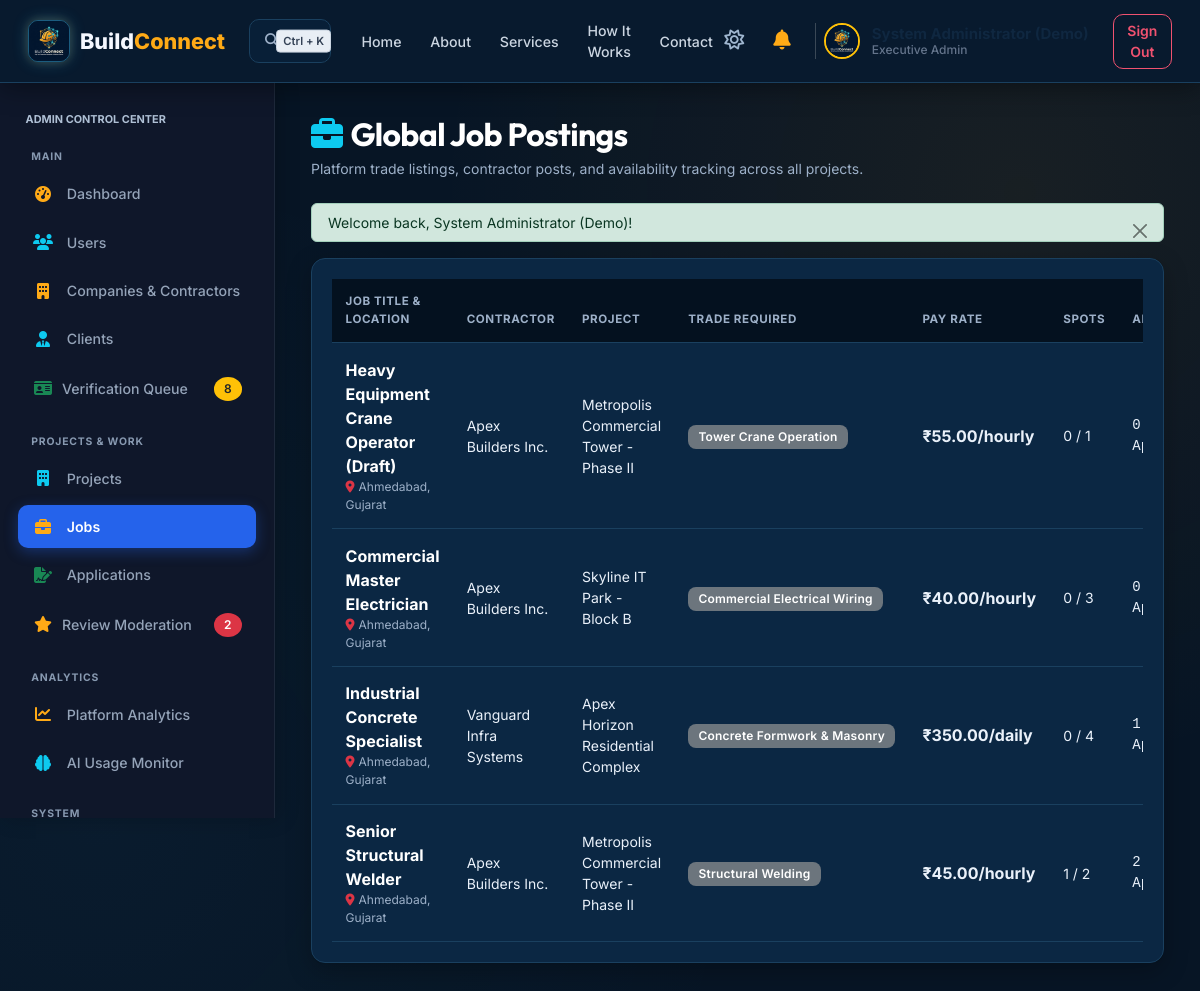
The page /admin/jobs.php (signed in) on the database its author committed.
### tables this page shows
CREATE TABLE IF NOT EXISTS users (
    id INT AUTO_INCREMENT PRIMARY KEY,
    name VARCHAR(100) NOT NULL,
    email VARCHAR(150) UNIQUE NOT NULL,
    password VARCHAR(255) NOT NULL,
    role ENUM('admin', 'contractor', 'worker', 'client') NOT NULL,
    phone VARCHAR(30) DEFAULT NULL,
    avatar VARCHAR(255) DEFAULT 'default_avatar.png',
    status ENUM('active', 'inactive', 'suspended') DEFAULT 'active',
    created_at TIMESTAMP DEFAULT CURRENT_TIMESTAMP,
    updated_at TIMESTAMP DEFAULT CURRENT_TIMESTAMP ON UPDATE CURRENT_TIMESTAMP,
    INDEX idx_user_email (email),
    INDEX idx_user_role (role),
    INDEX idx_user_created (created_at)
);

CREATE TABLE IF NOT EXISTS jobs (
    id INT AUTO_INCREMENT PRIMARY KEY,
    project_id INT NOT NULL,
    contractor_id INT NOT NULL,
    title VARCHAR(150) NOT NULL,
    trade_required VARCHAR(100) NOT NULL,
    description TEXT,
    pay_rate DECIMAL(10,2) NOT NULL,
    pay_type ENUM('hourly', 'daily', 'fixed') DEFAULT 'hourly',
    location VARCHAR(200) NOT NULL,
    city VARCHAR(100) DEFAULT NULL,
    state VARCHAR(100) DEFAULT NULL,
    employment_type VARCHAR(50) DEFAULT 'Full-Time',
    start_date DATE DEFAULT NULL,
    end_date DATE DEFAULT NULL,
    spots_available INT DEFAULT 1,
    spots_filled INT DEFAULT 0,
    status ENUM('draft', 'published', 'open', 'paused', 'closed', 'filled', 'cancelled') DEFAULT 'published',
    created_at TIMESTAMP DEFAULT CURRENT_TIMESTAMP,
    updated_at TIMESTAMP DEFAULT CURRENT_TIMESTAMP ON UPDATE CURRENT_TIMESTAMP,
    FOREIGN KEY (project_id) REFERENCES projects(id) ON DELETE CASCADE,
    FOREIGN KEY (contractor_id) REFERENCES users(id) ON DELETE CASCADE,
    INDEX idx_job_status (status),
    INDEX idx_job_created (created_at)
);

CREATE TABLE IF NOT EXISTS projects (
    id INT AUTO_INCREMENT PRIMARY KEY,
    contractor_id INT NOT NULL,
    client_id INT DEFAULT NULL,
    title VARCHAR(150) NOT NULL,
    description TEXT,
    location VARCHAR(200) NOT NULL,
    address VARCHAR(255) DEFAULT NULL,
    city VARCHAR(100) DEFAULT 'Ahmedabad',
    state VARCHAR(100) DEFAULT 'Gujarat',
    postal_code VARCHAR(20) DEFAULT '380054',
    location_lat DECIMAL(10,7) DEFAULT 23.0225,
    location_lng DECIMAL(10,7) DEFAULT 72.5714,
    budget DECIMAL(12,2) NOT NULL,
    start_date DATE DEFAULT NULL,
    end_date DATE DEFAULT NULL,
    status ENUM('pending', 'planning', 'active', 'in_progress', 'on_hold', 'completed', 'cancelled') DEFAULT 'in_progress',
    progress_percent INT DEFAULT 0,
    qr_code_token VARCHAR(64) UNIQUE,
    created_at TIMESTAMP DEFAULT CURRENT_TIMESTAMP,
    updated_at TIMESTAMP DEFAULT CURRENT_TIMESTAMP ON UPDATE CURRENT_TIMESTAMP,
    FOREIGN KEY (contractor_id) REFERENCES users(id) ON DELETE CASCADE,
    FOREIGN KEY (client_id) REFERENCES users(id) ON DELETE SET NULL,
    INDEX idx_project_status (status),
    INDEX idx_project_city (city),
    INDEX idx_project_state (state),
    INDEX idx_project_coords (location_lat, location_lng),
    INDEX idx_project_created (created_at)
);

### admin/jobs.php (the view, shortened to what the rows shown need)
<?php
require_once __DIR__ . '/../includes/auth.php';
require_once __DIR__ . '/../includes/header.php';
require_once __DIR__ . '/../includes/navbar.php';
$db = getDB();
$stmt = $db->prepare("
    SELECT j.*, p.title as project_title, c.company_name, u.name as contractor_user_name,
           (SELECT COUNT(*) FROM job_applications ja WHERE ja.job_id = j.id) as app_count
    FROM jobs j
    LEFT JOIN projects p ON j.project_id = p.id
    LEFT JOIN users u ON j.contractor_id = u.id
    LEFT JOIN contractors c ON u.id = c.user_id
    ORDER BY j.id DESC
");
$stmt->execute();
$jobs = $stmt->fetchAll();
?>
<div class="bc-layout">
    <?php require_once __DIR__ . '/../includes/sidebar.php'; ?>
    <main class="bc-main-content">
        <div class="d-flex justify-content-between align-items-center mb-4">
            <div>
                <h1 class="h2 fw-bold text-white mb-1"><i class="fa-solid fa-briefcase text-info me-2"></i>Global Job Postings</h1>
            </div>
        </div>
        <div class="bc-card p-4">
            <div class="table-responsive">
                <table class="table table-custom align-middle mb-0">
                    <thead>
                        <tr>
                            <th>Job Title & Location</th>
                            <th>Contractor</th>
                            <th>Project</th>
                            <th>Trade Required</th>
                            <th>Pay Rate</th>
                            <th>Spots</th>
                            <th>Applicants</th>
                        </tr>
                    </thead>
                    <tbody>
                        <?php if (empty($jobs)): ?>
                            <tr><td colspan="9" class="text-center py-4 text-muted">No job postings recorded in database.</td></tr>
                        <?php else: ?>
                            <?php foreach ($jobs as $j): ?>
                                <tr>
                                    <td>
                                        <div class="fw-bold text-white"><?= e($j['title']) ?></div>
                                        <div class="text-muted extra-small"><i class="fa-solid fa-location-dot me-1 text-danger"></i><?= e($j['city'] ? "{$j['city']}, {$j['state']}" : $j['location']) ?></div>
                                    </td>
                                    <td class="small text-muted"><?= e($j['company_name'] ?: $j['contractor_user_name']) ?></td>
                                    <td class="small text-muted"><?= e($j['project_title']) ?></td>
                                    <td><span class="badge bg-secondary"><?= e($j['trade_required']) ?></span></td>
                                    <td class="fw-bold text-warning"><?= format_currency($j['pay_rate']) ?>/<?= e($j['pay_type']) ?></td>
                                    <td class="small text-muted"><?= (int)$j['spots_filled'] ?> / <?= (int)$j['spots_available'] ?></td>
                                    <td class="small text-light font-monospace"><?= (int)$j['app_count'] ?> Applications</td>
                                </tr>
                            <?php endforeach; ?>
                        <?php endif; ?>
                    </tbody>
                </table>
            </div>
        </div>
    </main>
</div>
<?php require_once __DIR__ . '/../includes/footer.php'; ?>

### includes/navbar.php (shortened to what the rows shown need)
<?php
$user = get_logged_user();
?>
<nav class="bc-navbar bc-navbar-modern d-flex align-items-center justify-content-between">
    <div class="d-flex align-items-center gap-3">
        <?php if ($user):
            $user_role_label = ucfirst($user['role']);
            if ($user['role'] === 'admin') $user_role_label = 'Executive Admin';
            elseif ($user['role'] === 'client') $user_role_label = 'Client';
            elseif ($user['role'] === 'worker') $user_role_label = 'Worker';
            elseif ($user['role'] === 'contractor') $user_role_label = 'Contractor';
            $user_avatar = (!empty($user['avatar']) && file_exists(__DIR__ . '/../assets/images/' . $user['avatar'])) ? $user['avatar'] : 'logo.png';
        ?>
            <button class="btn btn-sm btn-link text-slate-400 p-1 text-decoration-none d-none d-sm-inline-block" type="button" title="Toggle Light/Dark Theme">
                <i class="fa-regular fa-sun fs-5" style="color: #9FB6CF;"></i>
            </button>
            <div class="dropdown">
                <button class="btn btn-outline-secondary btn-sm position-relative text-light border-0" type="button" id="notifDropdown" data-bs-toggle="dropdown" aria-expanded="false">
                    <i class="fa-solid fa-bell text-warning fs-5" style="color: #FFAA16 !important;"></i>
                </button>
            </div>
            <div class="d-flex align-items-center gap-2 ps-2 border-start border-secondary border-opacity-50">
                <img src="<?= BASE_URL ?>/assets/images/<?= sanitize($user_avatar) ?>" alt="Avatar" class="rounded-circle border border-2 border-warning" style="width: 36px; height: 36px; object-fit: cover;">
                <div class="profile-info text-start d-flex flex-column justify-content-center ms-1 me-1" style="line-height: 1.2; min-width: 130px; flex-shrink: 0; display: flex !important; visibility: visible !important; opacity: 1 !important;">
                    <div class="fw-bold profile-name bc-user-name" style="color: #0F2740 !important; font-weight: 700 !important; font-size: 15px !important; opacity: 1 !important; visibility: visible !important; display: block !important; white-space: nowrap;"><?= sanitize($user['name'] ?? 'User') ?></div>
                    <div class="extra-small profile-role bc-user-role" style="color: #64748B !important; font-size: 12px !important; font-weight: 500 !important; opacity: 1 !important; visibility: visible !important; display: block !important; white-space: nowrap;"><?= sanitize($user_role_label) ?></div>
                </div>
            </div>
            <a href="<?= BASE_URL ?>/logout.php" class="btn btn-outline-danger btn-sm ms-1">Sign Out</a>
        <?php endif; ?>
    </div>
</nav>

### includes/sidebar.php (shortened to what the rows shown need)
<?php
$user = get_logged_user();
$is_worker = ($user && isset($user['role']) && $user['role'] === ROLE_WORKER);
$is_admin  = ($user && isset($user['role']) && $user['role'] === ROLE_ADMIN);
$is_client = ($user && isset($user['role']) && $user['role'] === ROLE_CLIENT);
$is_contractor = ($user && isset($user['role']) && $user['role'] === ROLE_CONTRACTOR);
$sidebar_class = 'bc-sidebar';
$sidebar_id = '';
if ($is_worker) {
    $sidebar_class .= ' bc-sidebar-worker';
    $sidebar_id = 'id="bc-worker-sidebar"';
} elseif ($is_admin) {
    $sidebar_class .= ' bc-sidebar-admin';
    $sidebar_id = 'id="bc-admin-sidebar"';
} elseif ($is_client) {
    $sidebar_class .= ' bc-sidebar-client';
    $sidebar_id = 'id="bc-client-sidebar"';
} elseif ($is_contractor) {
    $sidebar_class .= ' bc-sidebar-contractor';
    $sidebar_id = 'id="bc-contractor-sidebar"';
}
?>
<aside class="<?= $sidebar_class ?>" <?= $sidebar_id ?>>
    <div class="px-2 mb-3">
        <div class="text-uppercase text-muted extra-small fw-bold tracking-wider" style="font-size: 0.68rem; color: var(--bc-text-secondary) !important;">
            <?= $user ? sanitize(strtoupper($user['role'])) . ' CONTROL CENTER' : 'NAVIGATION' ?>
        </div>
    </div>
</aside>

### rows shown on the page
users: role "Executive Admin", role "ADMIN"
jobs: title "Heavy Equipment Crane Operator (Draft)", city+state "Ahmedabad, Gujarat", contractor_user_name "Apex Builders Inc.", project.title "Metropolis Commercial Tower - Phase II", trade_required "Tower Crane Operation", pay_rate "₹55.00", pay_type "hourly", spots_filled "0", spots_available "1", app_count "0"
jobs: title "Commercial Master Electrician", city+state "Ahmedabad, Gujarat", contractor_user_name "Apex Builders Inc.", project.title "Skyline IT Park - Block B", trade_required "Commercial Electrical Wiring", pay_rate "₹40.00", pay_type "hourly", spots_filled "0", spots_available "3", app_count "0"
jobs: title "Industrial Concrete Specialist", city+state "Ahmedabad, Gujarat", contractor_user_name "Vanguard Infra Systems", project.title "Apex Horizon Residential Complex", trade_required "Concrete Formwork & Masonry", pay_rate "₹350.00", pay_type "daily", spots_filled "0", spots_available "4", app_count "1"
jobs: title "Senior Structural Welder", city+state "Ahmedabad, Gujarat", contractor_user_name "Apex Builders Inc.", project.title "Metropolis Commercial Tower - Phase II", trade_required "Structural Welding", pay_rate "₹45.00", pay_type "hourly", spots_filled "1", spots_available "2", app_count "2"

### other values the page prints
$flash['message'] "Welcome back, System Administrator (Demo)!"
